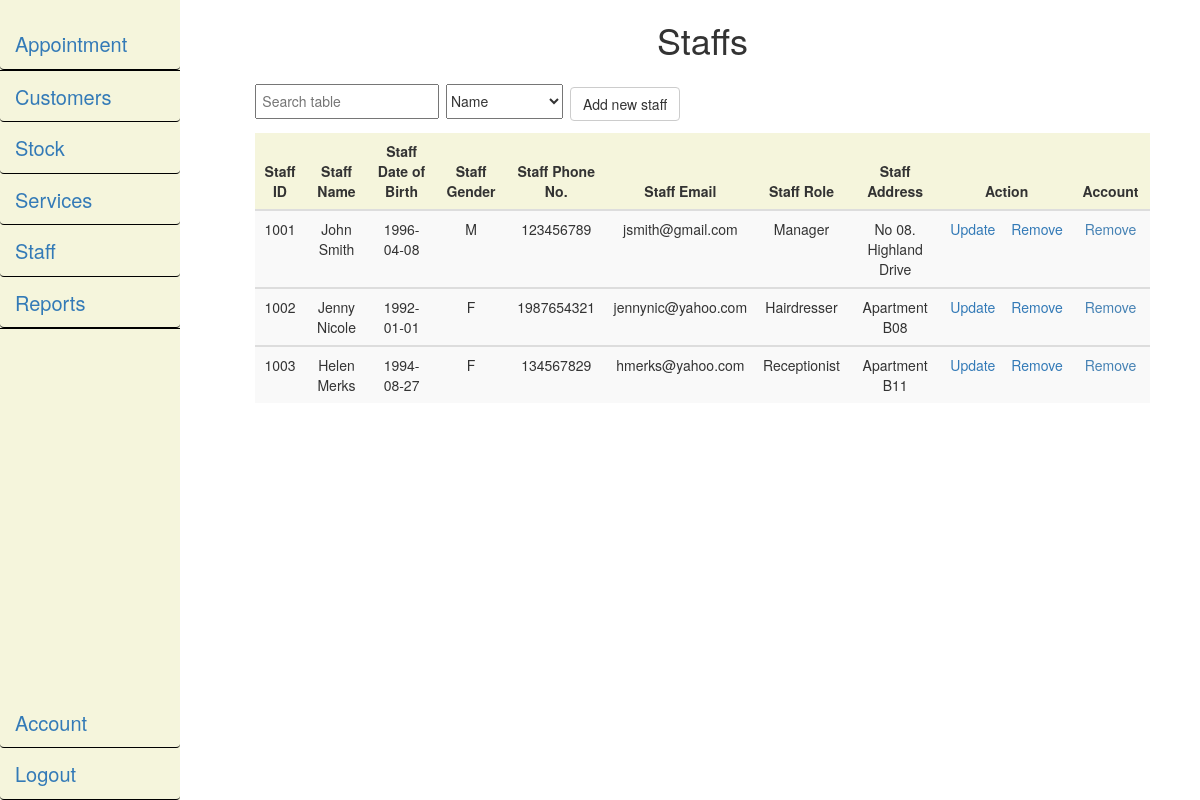
Page /displaystaff.php (signed in) on the earlier database version.
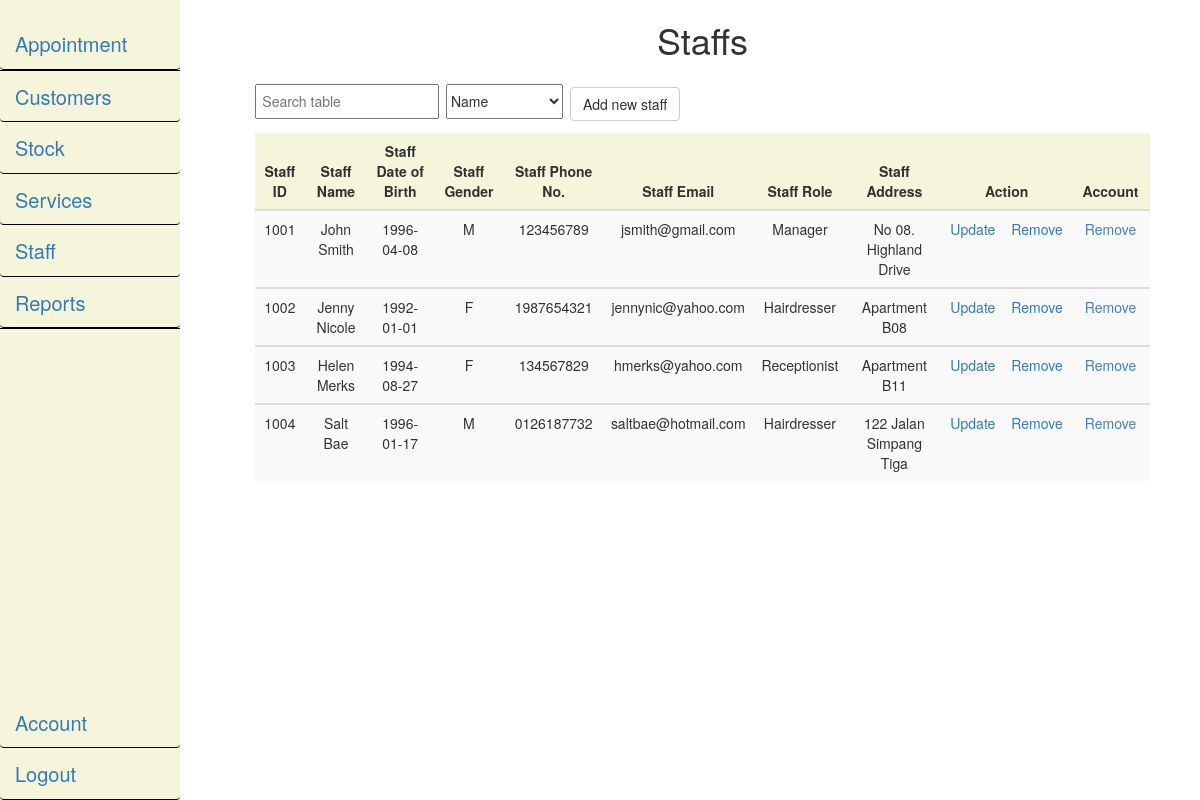
Same page on the later database version.
### tables this page shows
CREATE TABLE `staff` (
  `staffID` int(11) NOT NULL,
  `staffName` varchar(40) NOT NULL,
  `staffDoB` date DEFAULT NULL,
  `staffGender` char(1) DEFAULT NULL,
  `staffPhone` varchar(11) DEFAULT NULL,
  `staffEmail` varchar(40) DEFAULT NULL,
  `staffRole` varchar(20) NOT NULL,
  `staffAddress` varchar(250) DEFAULT NULL
);

### displaystaff.php (the view, shortened to what this page needs)
<!DOCTYPE html>
<html lang="en">
<head>
    <link href="css/bootstrap.min.css" rel="stylesheet" />
	<link href="css/nstyle.css" rel="stylesheet"/>
	<link href="css/nav_style.css" rel="stylesheet"/>
</head>
<body>
    <?php
    include "session_check.php";
    $sql2 = "SELECT * FROM user";
    if($result = mysqli_query($connect, $sql2)) {
            if(mysqli_num_rows($result) > 0) {
                while($row = mysqli_fetch_array($result)) {
                    $uIDs[] = $row['userID'];
                }
            }
    }
    ?>
    <div class="npage">
        <div class="row">
            <div class="col-md-2">
                <div class="sideNav">
                    <?php
                        include "navigation.php";
                    ?>
                </div>
            </div>
            <div class="col-md-10">
                <div class="row">
                    <div class="col-md-12">
                        <h1>Staffs</h1>
                    </div>
                </div>
                <div class="row">
                    <div class="col-md-12">
<?php
$sql = "SELECT * FROM staff";
if($result = mysqli_query($connect, $sql))
{
    if(mysqli_num_rows($result) > 0)
	{
        echo "<div id='display_module_manager'>";
        echo "<input type='text' id='searchInput' placeholder='Search table' onkeyup='Filter()'/>";
        echo "<select id='filter_options'>
                    <option value='0'>Staff ID</option>
                    <option value='1' selected='selected'>Name</option>
                    <option value='2'>Date of Birth</option>
                    <option value='3'>Gender</option>
                    <option value='4'>Phone Number</option>
                    <option value='5'>Email</option>
                    <option value='6'>Role</option>
                    <option value='7'>Address</option>
              </select>";
        echo "<a href='addstaff.php' class='btn btn-default'>Add new staff</a>";
        echo "</div>";
        echo "<table id='display_table' class='table table-striped table-responsive table-hover'>";
        echo "<thead id='header'>
                <tr>
                    <th>Staff ID</th>
                    <th>Staff Name</th>
                    <th>Staff Date of Birth</th>
                    <th>Staff Gender</th>
                    <th>Staff Phone No.</th>
                    <th>Staff Email</th>
                    <th>Staff Role</th>
                    <th>Staff Address</th>
                    <th colspan='2'>Action</th>
                    <th>Account</th>
                </tr>
             </thead>";
            while($row = mysqli_fetch_array($result))
			{
                echo "<tbody id='filterTable'>";
				echo "<tr>";
					echo "<td>" . $row['staffID'] . "</td>";
					echo "<td>" . $row['staffName'] . "</td>";
					echo "<td>" . $row['staffDoB'] . "</td>";
                    echo "<td>" . $row['staffGender'] . "</td>";
					echo "<td>" . $row['staffPhone'] . "</td>";
					echo "<td>" . $row['staffEmail'] . "</td>";
                    echo "<td>" . $row['staffRole'] . "</td>";
                    echo "<td>" . $row['staffAddress'] . "</td>";
					echo "<td><a href='editstaff.php?staffID=". $row['staffID'] ."'>Update</a></td>
                          <td><a href='deletestaff.php?staffID=". $row['staffID'] ."' onclick=\"javascript: return confirm('Are you sure you want to delete this record?');\">Remove</a></td>";
                          if(in_array($row['staffID'], $uIDs)) {
                                echo "<td><button type='button' class='btn_action' onclick='removeAcc(" . $row['staffID'] . ")'>Remove</a></td>";
                          } else {
                                echo "<td><button type='button' class='btn_action' onclick='createAcc(" . $row['staffID'] . ")')>Create</button></td>";
                          }
				echo "</tr>";
                echo "</tbody>";
			}
        echo "</table>";
    }
	else
	{
		echo "<p><em>No records were found.</em></p>";
	}
}
else
{
    echo "Error: Could not execute $sql. " . mysqli_error($connect);
}
?>
                    </div>
                </div>
            </div>
        </div>
    </div>
</body>
</html>

Differences in the rows shown:
added staff: staffID "1004", staffName "Salt Bae", staffDoB "1996-01-17", staffGender "M", staffPhone "0126187732", staffEmail "saltbae@hotmail.com", staffRole "Hairdresser", staffAddress "122 Jalan Simpang Tiga"
